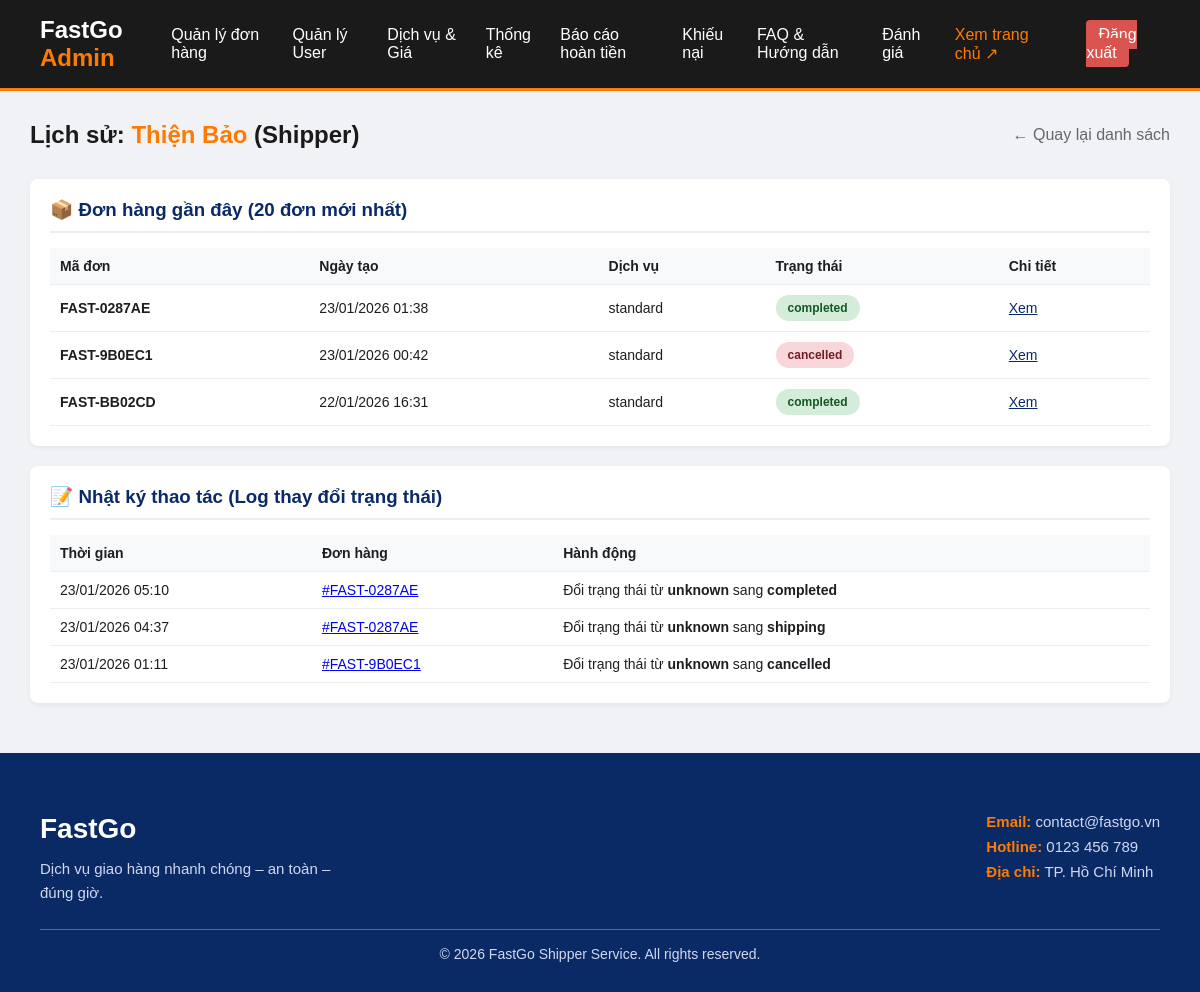
The page /user_history.php?id=3 (signed in) on the database its author committed.
### tables this page shows
CREATE TABLE `users` (
    `id` int(11) NOT NULL,
    `username` varchar(50) NOT NULL,
    `fullname` varchar(100) DEFAULT NULL,
    `phone` varchar(20) DEFAULT NULL,
    `password` varchar(255) NOT NULL,
    `role` enum(
        'customer',
        'admin',
        'shipper'
    ) DEFAULT 'customer',
    `created_at` timestamp NOT NULL DEFAULT current_timestamp(),
    `email` varchar(255) DEFAULT NULL,
    `company_name` varchar(255) DEFAULT NULL,
    `tax_code` varchar(50) DEFAULT NULL,
    `company_address` text DEFAULT NULL,
    `is_locked` tinyint(1) NOT NULL DEFAULT 0,
    `lock_reason` varchar(255) DEFAULT NULL,
    `is_approved` tinyint(1) NOT NULL DEFAULT 1
);

CREATE TABLE `orders` (
    `id` int(11) NOT NULL,
    `order_code` varchar(20) NOT NULL,
    `user_id` int(11) DEFAULT NULL,
    `shipper_id` int(11) DEFAULT NULL,
    `pickup_address` text DEFAULT NULL,
    `name` varchar(100) NOT NULL,
    `phone` varchar(20) DEFAULT NULL,
    `receiver_name` varchar(100) NOT NULL,
    `receiver_phone` varchar(20) NOT NULL,
    `delivery_address` text NOT NULL,
    `package_type` varchar(50) DEFAULT 'other',
    `service_type` varchar(50) NOT NULL DEFAULT 'standard',
    `weight` decimal(10, 2) DEFAULT 0.00,
    `cod_amount` decimal(15, 2) DEFAULT 0.00,
    `shipping_fee` decimal(15, 2) DEFAULT 0.00,
    `pickup_time` varchar(100) DEFAULT NULL,
    `note` text DEFAULT NULL,
    `payment_method` varchar(50) NOT NULL DEFAULT 'cod' COMMENT 'Phương thức thanh toán (cod, bank_transfer)',
    `payment_status` varchar(50) NOT NULL DEFAULT 'unpaid' COMMENT 'Trạng thái thanh toán (unpaid, paid)',
    `shipper_note` text DEFAULT NULL,
    `admin_note` text DEFAULT NULL,
    `pod_image` varchar(255) DEFAULT NULL,
    `status` enum(
        'pending',
        'shipping',
        'completed',
        'cancelled'
    ) DEFAULT 'pending',
    `rating` int(11) DEFAULT NULL,
    `feedback` text DEFAULT NULL,
    `created_at` timestamp NOT NULL DEFAULT current_timestamp(),
    `is_corporate` tinyint(1) DEFAULT 0,
    `company_name` varchar(255) DEFAULT NULL,
    `company_tax_code` varchar(50) DEFAULT NULL,
    `company_address` text DEFAULT NULL,
    `company_bank_info` text DEFAULT NULL
);

CREATE TABLE `order_logs` (
    `id` int(11) NOT NULL,
    `order_id` int(11) NOT NULL,
    `user_id` int(11) NOT NULL,
    `old_status` varchar(50) NOT NULL,
    `new_status` varchar(50) NOT NULL,
    `changed_at` timestamp NOT NULL DEFAULT current_timestamp()
);

### user_history.php (the view, shortened to what this page needs)
<?php
require_once 'config/db.php';
$id = isset($_GET['id']) ? intval($_GET['id']) : 0;
$user_res = $conn->query("SELECT * FROM users WHERE id = $id");
$user = $user_res->fetch_assoc();
$orders = [];
if ($user['role'] == 'customer') {
    $sql_orders = "SELECT * FROM orders WHERE user_id = $id ORDER BY created_at DESC LIMIT 20";
} elseif ($user['role'] == 'shipper') {
    $sql_orders = "SELECT * FROM orders WHERE shipper_id = $id ORDER BY created_at DESC LIMIT 20";
} else {
    $sql_orders = "SELECT * FROM orders WHERE 1=0";
}
$res_orders = $conn->query($sql_orders);
while ($r = $res_orders->fetch_assoc())
    $orders[] = $r;
$logs = [];
$sql_logs = "SELECT l.*, o.order_code FROM order_logs l JOIN orders o ON l.order_id = o.id WHERE l.user_id = $id ORDER BY l.changed_at DESC LIMIT 20";
$res_logs = $conn->query($sql_logs);
while ($r = $res_logs->fetch_assoc())
    $logs[] = $r;
?>
<!DOCTYPE html>
<html lang="vi">
<head>
    <link rel="stylesheet" href="assets/css/styles.css?v=<?php echo time(); ?>">
    <link rel="stylesheet" href="assets/css/admin.css?v=<?php echo time(); ?>">
</head>
<body>
    <?php include 'includes/header_admin.php'; ?>
    <main class="admin-container">
        <div class="page-header">
            <h2 class="page-title">Lịch sử: <span
                    style="color:#ff7a00"><?php echo htmlspecialchars($user['fullname']); ?></span>
                (<?php echo ucfirst($user['role']); ?>)</h2>
            <a href="users_manage.php" class="back-link">← Quay lại danh sách</a>
        </div>
        <div class="history-section">
            <h3>📦 Đơn hàng gần đây (20 đơn mới nhất)</h3>
            <?php if (empty($orders)): ?>
                <p>Chưa có dữ liệu đơn hàng.</p>
            <?php else: ?>
                <table class="data-table">
                    <thead>
                        <tr>
                            <th>Mã đơn</th>
                            <th>Ngày tạo</th>
                            <th>Dịch vụ</th>
                            <th>Trạng thái</th>
                            <th>Chi tiết</th>
                        </tr>
                    </thead>
                    <tbody>
                        <?php foreach ($orders as $o): ?>
                            <tr>
                                <td><strong><?php echo $o['order_code']; ?></strong></td>
                                <td><?php echo date('d/m/Y H:i', strtotime($o['created_at'])); ?></td>
                                <td><?php echo $o['service_type']; ?></td>
                                <td><span
                                        class="status-badge status-<?php echo $o['status']; ?>"><?php echo $o['status']; ?></span>
                                </td>
                                <td><a href="order_detail.php?id=<?php echo $o['id']; ?>" style="color:#0a2a66;">Xem</a></td>
                            </tr>
                        <?php endforeach; ?>
                    </tbody>
                </table>
            <?php endif; ?>
        </div>
        <div class="history-section">
            <h3>📝 Nhật ký thao tác (Log thay đổi trạng thái)</h3>
            <?php if (empty($logs)): ?>
                <p>Chưa có nhật ký hoạt động.</p>
            <?php else: ?>
                <table class="data-table">
                    <thead>
                        <tr>
                            <th>Thời gian</th>
                            <th>Đơn hàng</th>
                            <th>Hành động</th>
                        </tr>
                    </thead>
                    <tbody>
                        <?php foreach ($logs as $l): ?>
                            <tr>
                                <td><?php echo date('d/m/Y H:i', strtotime($l['changed_at'])); ?></td>
                                <td><a
                                        href="order_detail.php?id=<?php echo $l['order_id']; ?>">#<?php echo $l['order_code']; ?></a>
                                </td>
                                <td>Đổi trạng thái từ <strong><?php echo $l['old_status']; ?></strong> sang
                                    <strong><?php echo $l['new_status']; ?></strong>
                                </td>
                            </tr>
                        <?php endforeach; ?>
                    </tbody>
                </table>
            <?php endif; ?>
        </div>
    </main>
    <?php include 'includes/footer.php'; ?>
</body>
</html>

### assets/css/styles.css (style rules this page uses)
* { margin: 0; padding: 0; box-sizing: border-box; font-family: "Poppins", sans-serif; }
main { padding: 80px 40px; max-width: 900px; margin: 0 auto; }
.status-badge { padding: 6px 12px; border-radius: 20px; font-size: 12px; font-weight: 600; display: inline-block; }
.status-completed { background: #d4edda; color: #155724; }
.status-cancelled { background: #f8d7da; color: #721c24; }

### assets/css/admin.css (style rules this page uses)
body { background-color: #f0f2f5; font-family: "Inter", "Segoe UI", Roboto, Helvetica, Arial, sans-serif; color: #1c1e21; }
.admin-container { padding: 30px; max-width: 1400px; margin: 0 auto; }
.page-header { display: flex; justify-content: space-between; align-items: center; margin-bottom: 30px; }
.page-title { font-size: 24px; font-weight: 700; color: #1a1a1a; margin: 0; }
.back-link { color: #65676b; text-decoration: none; font-weight: 500; transition: color 0.2s; }

### assets/css/admin_styles.css (style rules this page uses)
.history-section { background: #fff; padding: 20px; border-radius: 8px; margin-bottom: 20px; box-shadow: 0 2px 5px rgba(0, 0, 0, 0.05); }
.history-section h3 { border-bottom: 2px solid #eee; padding-bottom: 10px; margin-bottom: 15px; color: #0a2a66; }
.data-table { width: 100%; border-collapse: collapse; font-size: 14px; }
.data-table th, .data-table td { padding: 10px; border-bottom: 1px solid #eee; text-align: left; }
.data-table th { background: #f8f9fa; }

### rows shown on the page
users: fullname "Thiện Bảo", role "Shipper"
orders: order_code "FAST-0287AE", created_at "23/01/2026 01:38", service_type "standard", status "completed"
orders: order_code "FAST-9B0EC1", created_at "23/01/2026 00:42", service_type "standard", status "cancelled"
orders: order_code "FAST-BB02CD", created_at "22/01/2026 16:31", service_type "standard", status "completed"
order_logs: changed_at "23/01/2026 05:10", order.order_code "FAST-0287AE", old_status "unknown", new_status "completed"
order_logs: changed_at "23/01/2026 04:37", order.order_code "FAST-0287AE", old_status "unknown", new_status "shipping"
order_logs: changed_at "23/01/2026 01:11", order.order_code "FAST-9B0EC1", old_status "unknown", new_status "cancelled"
